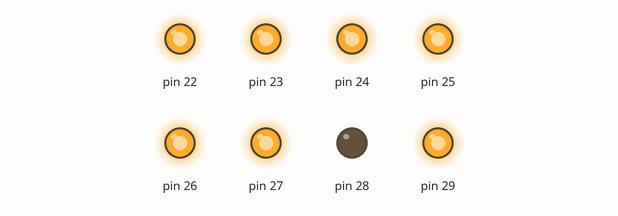
The sketch below on a simulated Arduino Mega 2560, built with avr-gcc and run on an emulated ATmega2560. Shown: output pins drawn as LEDs (lit = HIGH).

Above: at 0.1 s.
At 1.6 s:
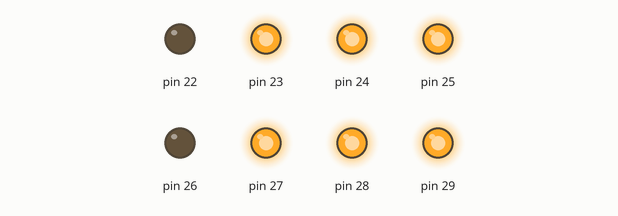
At 2.1 s:
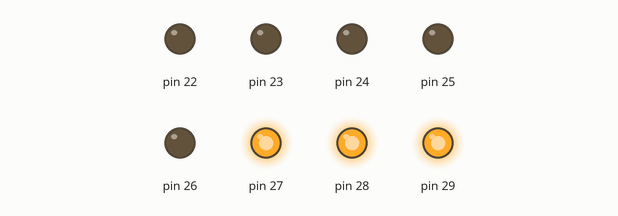
At 2.9 s:
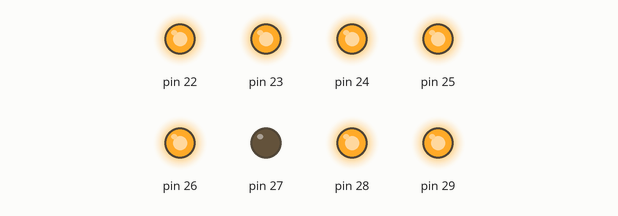
At 5.9 s:
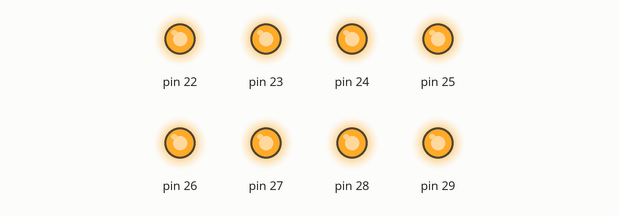
Timing chart, 0 to 7.4 s (numbered marks = the images above):
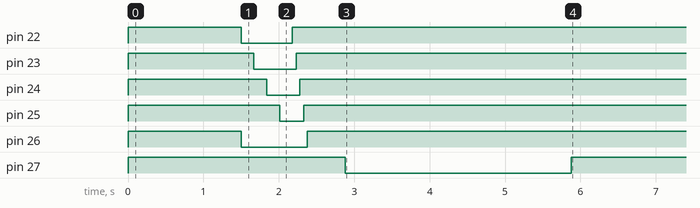

The sketch:

pina.ino
```cpp
void setup() {
  // 22 1
  // 23 2
  // 24 3
  //25
  // 28 4
  // 26 5
  // 27 6
  // 29 7
  // put your setup code here, to run once:
  //22-29 map 1-8, but only used 1-7
  for (int pin = 22; pin <= 29; pin++) {
    pinMode(pin, OUTPUT);
    digitalWrite(pin, HIGH);
  }
  digitalWrite(28, LOW);
  delay(1000);
  digitalWrite(28, HIGH);
  delay(500);
  digitalWrite(26, LOW);
  for (int on = 22; on <= 25; on++) {
    digitalWrite(on, LOW);
    delay(170);
  }
  for (int on = 22; on <= 25; on++) {
    digitalWrite(on, HIGH);
    delay(50);
  }
  digitalWrite(26, HIGH);
  delay(500);
  digitalWrite(27, LOW);
  delay(3000);
  digitalWrite(27, HIGH);
}

void loop() {

  // put your main code here, to run repeatedly:
}
```
